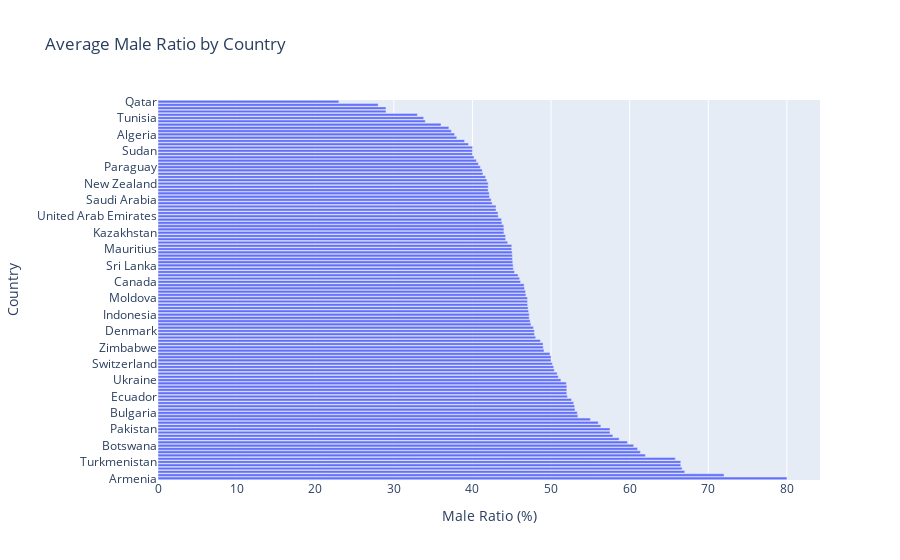

Notebook code for this chart:
### Markdown cell above
Average male ratio by country

### Code cell
# Visualizing the gender ratio by country for Males
fig_male = px.bar(country_gender_ratio.sort_values(by='Male Ratio', ascending=False), 
             x='Male Ratio', 
             y='Country', 
             orientation='h', 
             title='Average Male Ratio by Country', 
             labels={'Male Ratio': 'Male Ratio (%)', 'Country': 'Country'})

fig_male.show()

### Figure 1 — Plotly figure (JSON) as saved in the notebook; plotly's stock layout.template omitted (floating-point values rounded to 4 significant figures)
{"data": [{"alignmentgroup": "True", "hovertemplate": "Male Ratio (%)=%{x}<br>Country=%{y}<extra></extra>", "legendgroup": "", "marker": {"color": "#636efa", "pattern": {"shape": ""}}, "name": "", "offsetgroup": "", "orientation": "h", "showlegend": false, "textposition": "auto", "type": "bar", "x": [80, 72, 67, 66.67, 66.5, 66.5, 65.8, 62, 61.36, 61, 60.5, 59.71, 58.66, 57.86, 57.5, 57.49, 56.33, 56, 55, 53.41, 53.33, 53.05, 53, 52.88, 52.6, 52.08, 52, 52, 52, 51.93, 51.25, 50.92, 50.77, 50.42, 50.33, 50.15, 50, 50, 49.86, 49.1, 49, 48.98, 48.64, 48.04, 47.89, 47.88, 47.75, 47.44, 47.34, 47.22, 47.22, 47.15, 47.08, 47.02, 47, 47, 46.8, 46.75, 46.62, 46.57, 46.12, 46, 45.8, 45.36, 45.2, 45.17, 45.12, 45.09, 45.07, 45.05, 45, 45, 44.49, 44.22, 44.21, 44, 44, 43.98, 43.75, 43.69, 43.29, 43.25, 43, 43, 42.5, 42.38, 42.17, 42.13, 42, 42, 42, 41.83, 41.67, 41.33, 41.23, 41, 40.75, 40.5, 40.2, 40, 40, 40, 39.5, 39, 38, 37.73, 37.32, 37, 36, 34, 33.8, 33, 29, 29, 28, 23], "xaxis": "x", "y": ["Armenia", "Malawi", "Somalia", "Ethiopia", "Kenya", "Turkmenistan", "Bangladesh", "Zambia", "India", "Mozambique", "Botswana", "Japan", "Uzbekistan", "Nigeria", "Tanzania", "Pakistan", "Northern Cyprus", "Costa Rica", "Kosovo", "Taiwan", "Bulgaria", "France", "Uruguay", "South Korea", "Hungary", "Ecuador", "Singapore", "Ghana", "Uganda", "Turkey", "Ukraine", "China", "Egypt", "Austria", "Azerbaijan", "Switzerland", "Nepal", "Vietnam", "Germany", "Morocco", "Zimbabwe", "Iraq", "Netherlands", "Chile", "Unknown Location", "Denmark", "Oman", "Mexico", "United States", "Greece", "Indonesia", "Iran", "Colombia", "Finland", "Luxembourg", "Moldova", "Brazil", "Jordan", "Slovakia", "Lebanon", "Canada", "Israel", "Lithuania", "Ireland", "Malaysia", "Sri Lanka", "Philippines", "Poland", "Spain", "Romania", "Mauritius", "Cambodia", "Sweden", "Belgium", "Czech Republic", "Kazakhstan", "Cyprus", "Italy", "Venezuela", "Portugal", "United Arab Emirates", "Latvia", "Kuwait", "Montenegro", "Iceland", "Saudi Arabia", "Norway", "Australia", "Fiji", "Libya", "New Zealand", "Peru", "Croatia", "Serbia", "United Kingdom", "Paraguay", "Slovenia", "Palestine", "Argentina", "Malta", "Sudan", "Mongolia", "South Africa", "Puerto Rico", "Georgia", "Algeria", "Thailand", "Cuba", "Namibia", "Brunei Darussalam", "Tunisia", "Hong Kong", "Estonia", "Jamaica", "Kyrgyzstan", "Qatar"], "yaxis": "y"}], "layout": {"barmode": "relative", "legend": {"tracegroupgap": 0}, "title": {"text": "Average Male Ratio by Country"}, "xaxis": {"anchor": "y", "domain": [0, 1], "title": {"text": "Male Ratio (%)"}}, "yaxis": {"anchor": "x", "domain": [0, 1], "title": {"text": "Country"}}}}
